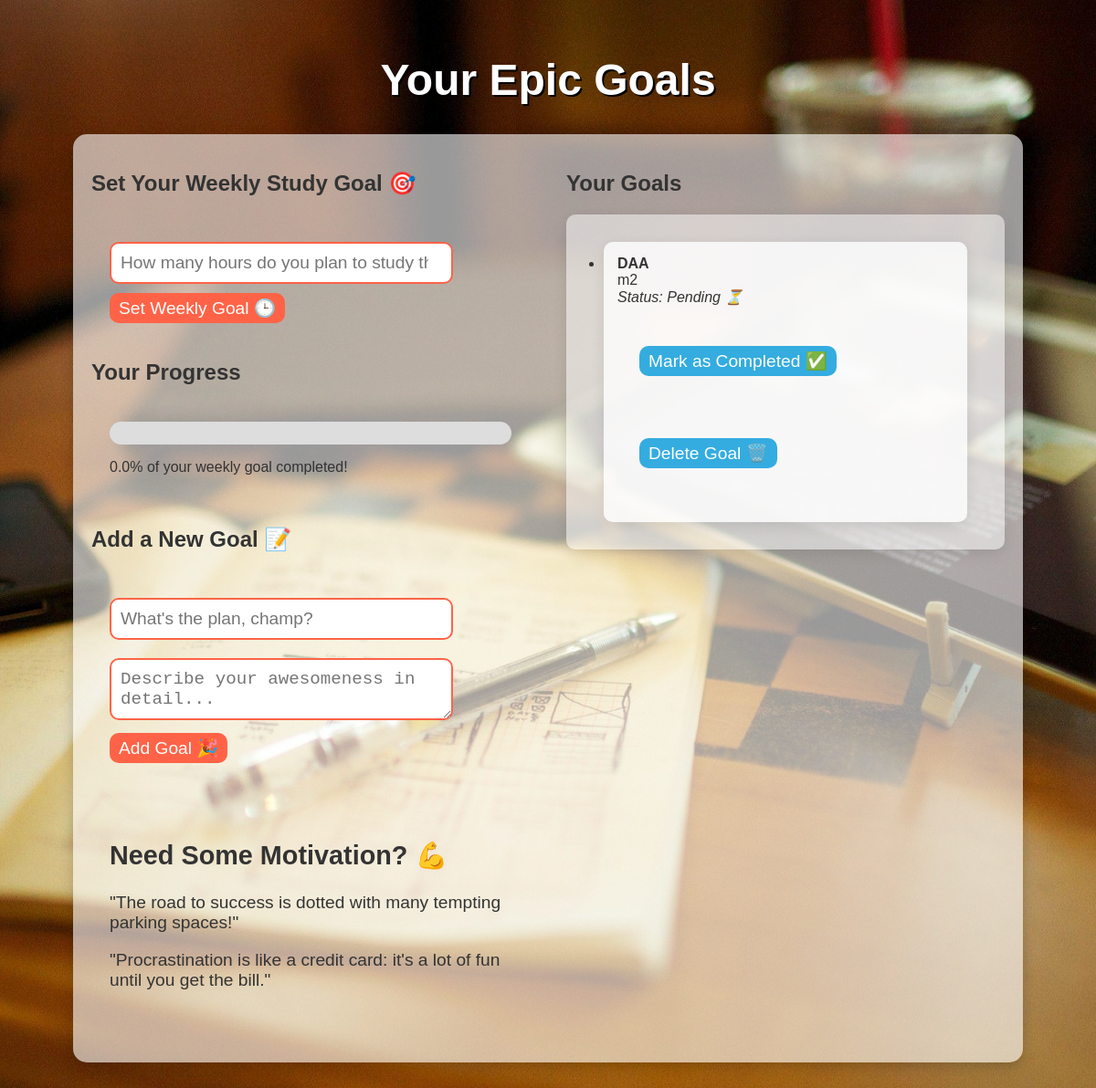
/goals/ (signed in), run on an earlier commit of the app's database.
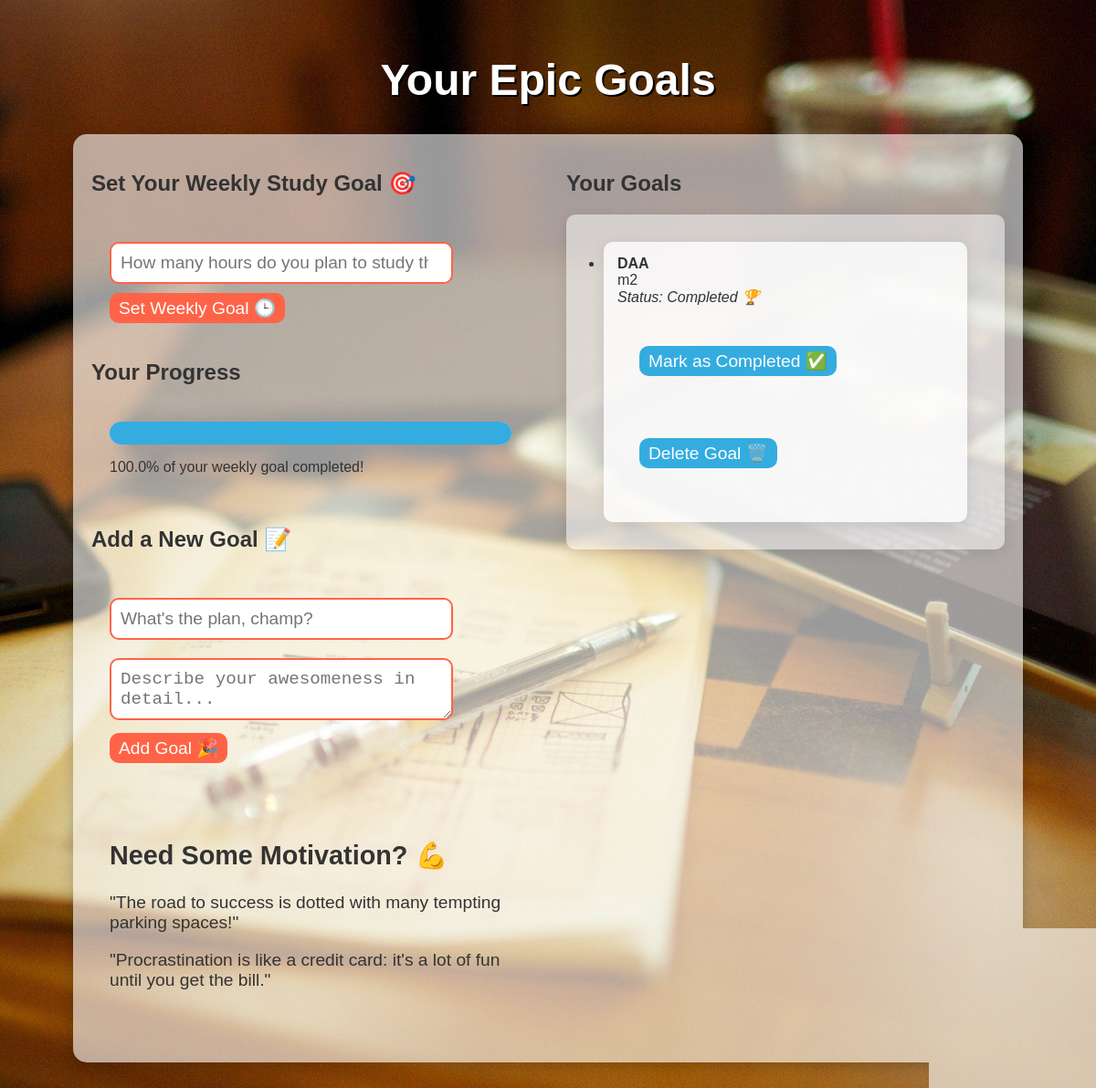
And on a later commit of the database.
### Timer/models.py (models this page shows, shortened)
class Goal(models.Model):
    user = models.ForeignKey(User, on_delete=models.CASCADE)
    title = models.CharField(max_length=255)
    description = models.TextField()
    completed = models.BooleanField(default=False)
    created_at = models.DateTimeField(auto_now_add=True)
    updated_at = models.DateTimeField(auto_now=True)

### Timer/views.py (the view)
# urls.py: path('goals/', views.goal_view, name='goals'),
@login_required
def goal_view(request):
    goals = Goal.objects.filter(user=request.user)
    progress_percentage = calculate_progress(goals)
    return render(request, 'timer/goals.html', {'goals': goals, 'progress_percentage': progress_percentage})

### Timer/views.py (called while the page is built)
def calculate_progress(goals):
    total_goals = goals.count()
    completed_goals = goals.filter(completed=True).count()
    return (completed_goals / total_goals) * 100 if total_goals > 0 else 0

### Timer/templates/timer/goals.html (shortened to what this page needs)
<!DOCTYPE html>
<html lang="en">
<head>
</head>
<body>
    <h1>Your Epic Goals</h1>
    <div class="main-box">
        <div class="container">
            <div class="left-section">
                <h2>Set Your Weekly Study Goal 🎯</h2>
                <form method="POST" action="{% url 'set_weekly_goal' %}">
                    <input type="number" name="study_hours" placeholder="How many hours do you plan to study this week?" required>
                    <button type="submit">Set Weekly Goal 🕒</button>
                </form>
                <h2>Your Progress</h2>
                <div class="progress-container">
                    <div class="progress-bar">
                        <div style="width: {{ progress_percentage }}%;"></div>
                    </div>
                    <p>{{ progress_percentage }}% of your weekly goal completed!</p>
                </div>
                <h2>Add a New Goal 📝</h2>
                <form method="POST" action="{% url 'add_goal' %}">
                    <input type="text" name="title" placeholder="What's the plan, champ?" required>
                    <textarea name="description" placeholder="Describe your awesomeness in detail..." required></textarea>
                    <button type="submit">Add Goal 🎉</button>
                </form>
                <div class="motivation">
                    <h2>Need Some Motivation? 💪</h2>
                    <p>"The road to success is dotted with many tempting parking spaces!"</p>
                    <p>"Procrastination is like a credit card: it's a lot of fun until you get the bill."</p>
                </div>
            </div>
            <div class="right-section">
                <h2>Your Goals</h2>
                <ul>
                    {% for goal in goals %}
                        <li class="{% if goal.completed %}completed{% endif %}">
                            <strong>{{ goal.title }}</strong><br>
                            {{ goal.description }}<br>
                            <em>Status:
                                {% if goal.completed %}
                                    Completed 🏆
                                {% else %}
                                    Pending ⏳
                                {% endif %}
                            </em>
                            <form method="POST" action="{% url 'complete_goal' goal.id %}">
                                <button type="submit" class="complete-btn">Mark as Completed ✅</button>
                            </form>
                            <form method="POST" action="{% url 'delete_goal' goal.id %}">
                                <button type="submit" class="delete-btn">Delete Goal 🗑️</button>
                            </form>
                        </li>
                    {% empty %}
                        <li class="empty-list">No goals added yet... Time to get moving! 🚀</li>
                    {% endfor %}
                </ul>
            </div>
        </div>
    </div>
</body>
</html>

What changed in the data, as far as the page shows it:
changed Goal "DAA": completed "Pending ⏳" → "Completed 🏆"
Also different on the page:
{{ progress_percentage }}: "0.0" → "100.0"
